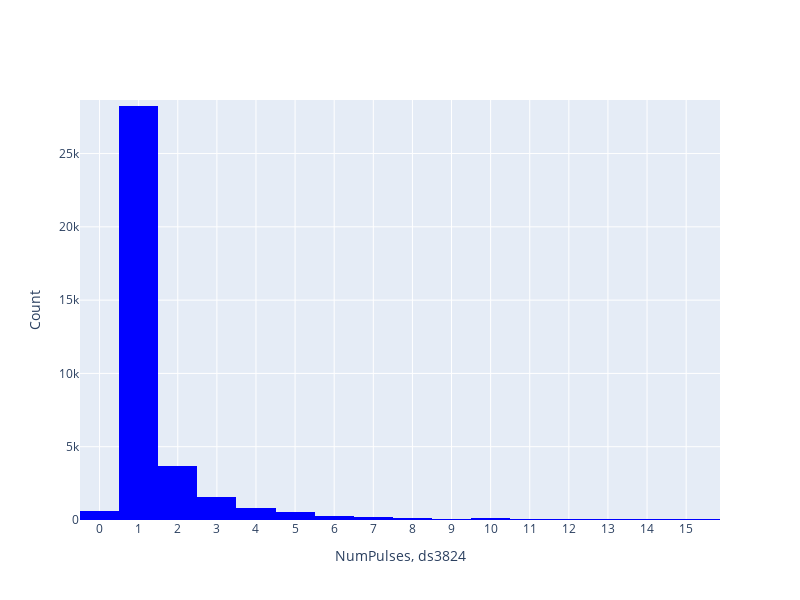

Source (notebook cell):
### Code cell
histogram = go.Histogram(x=df3824['NumPulses'], marker=dict(color='blue'), nbinsx=100)

# Create layout
layout = go.Layout(
    title='',
    xaxis=dict(title='NumPulses, ds3824', showgrid=True, dtick=1),
    yaxis=dict(title='Count'),
    height=600,
    width=800
)

# Create figure
fig = go.Figure(data=[histogram], layout=layout)

# Show the figure
fig.show()

### Figure 1 — Plotly figure (JSON) as saved in the notebook; plotly's stock layout.template omitted (floating-point values rounded to 4 significant figures; data arrays with more than 128 entries replaced by an {"elided": "..."} marker saying what was removed)
{"data": [{"marker": {"color": "blue"}, "nbinsx": 100, "type": "histogram", "x": {"elided": "37219 int values"}}], "layout": {"height": 600, "title": {"text": ""}, "width": 800, "xaxis": {"autorange": false, "dtick": 1, "range": [-0.5, 15.87], "showgrid": true, "title": {"text": "NumPulses, ds3824"}, "type": "linear"}, "yaxis": {"autorange": false, "range": [0, 28650.0], "title": {"text": "Count"}}}}
